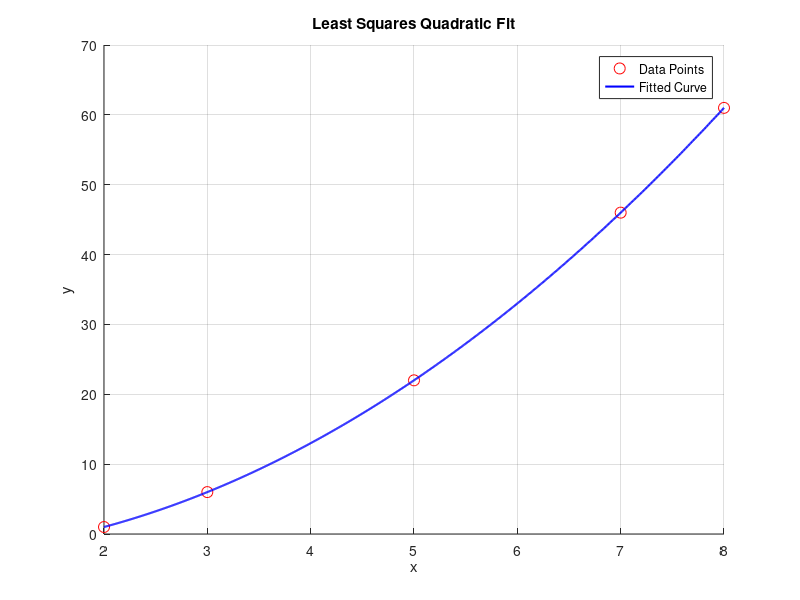

Here is the MATLAB script that generated this plot:
% 任务 4
% 实验人: 杨跃浙
% 已知数据点
x = [2, 3, 5, 7, 8];
y = [1, 6, 22, 46, 61];

% 构造矩阵 X 和向量 Y
phi0 = ones(size(x));       % φ_0(x) = 1
phi1 = x.^2;                % φ_1(x) = x^2

% 构造法方程
A = [sum(phi0 .* phi0), sum(phi0 .* phi1); 
     sum(phi1 .* phi0), sum(phi1 .* phi1)];  % 矩阵 A
B = [sum(phi0 .* y); 
     sum(phi1 .* y)];                        % 矩阵 B

% 求解参数 a 和 b
coefficients = A \ B;  % [a; b]
a = coefficients(1);
b = coefficients(2);

% 显示结果
fprintf('Fitted Curve: φ(x) = %.2f + %.2f * x^2\n', a, b);

% 绘制拟合曲线
x_fine = linspace(min(x), max(x), 1000); % 细化点
y_fine = a + b * x_fine.^2;             % 拟合曲线

figure;
hold on;
plot(x, y, 'ro', 'MarkerSize', 8, 'DisplayName', 'Data Points');
plot(x_fine, y_fine, 'b-', 'LineWidth', 1.5, 'DisplayName', 'Fitted Curve');
title('Least Squares Quadratic Fit');
xlabel('x');
ylabel('y');
legend('show');
grid on;
hold off;